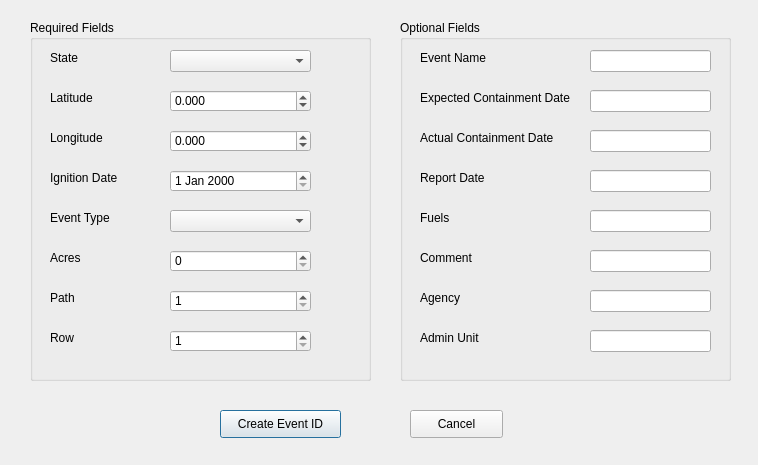
<?xml version="1.0" encoding="UTF-8"?>
<ui version="4.0">
 <class>AddFire</class>
 <widget class="QDialog" name="AddFire">
  <property name="geometry">
   <rect>
    <x>0</x>
    <y>0</y>
    <width>758</width>
    <height>465</height>
   </rect>
  </property>
  <property name="windowTitle">
   <string>Add Fire</string>
  </property>
  <widget class="QGroupBox" name="reqGroupBox">
   <property name="geometry">
    <rect>
     <x>30</x>
     <y>20</y>
     <width>341</width>
     <height>361</height>
    </rect>
   </property>
   <property name="title">
    <string>Required Fields</string>
   </property>
   <widget class="QLabel" name="stateLabel">
    <property name="geometry">
     <rect>
      <x>20</x>
      <y>30</y>
      <width>53</width>
      <height>16</height>
     </rect>
    </property>
    <property name="text">
     <string>State</string>
    </property>
   </widget>
   <widget class="QComboBox" name="stateBox">
    <property name="geometry">
     <rect>
      <x>140</x>
      <y>30</y>
      <width>141</width>
      <height>22</height>
     </rect>
    </property>
   </widget>
   <widget class="QLabel" name="latLabel">
    <property name="geometry">
     <rect>
      <x>20</x>
      <y>70</y>
      <width>53</width>
      <height>16</height>
     </rect>
    </property>
    <property name="text">
     <string>Latitude</string>
    </property>
   </widget>
   <widget class="QLabel" name="longLabel">
    <property name="geometry">
     <rect>
      <x>20</x>
      <y>110</y>
      <width>61</width>
      <height>16</height>
     </rect>
    </property>
    <property name="text">
     <string>Longitude</string>
    </property>
   </widget>
   <widget class="QLabel" name="igDateLabel">
    <property name="geometry">
     <rect>
      <x>20</x>
      <y>150</y>
      <width>81</width>
      <height>16</height>
     </rect>
    </property>
    <property name="text">
     <string>Ignition Date</string>
    </property>
   </widget>
   <widget class="QLabel" name="evtTypeLabel">
    <property name="geometry">
     <rect>
      <x>20</x>
      <y>190</y>
      <width>81</width>
      <height>16</height>
     </rect>
    </property>
    <property name="text">
     <string>Event Type</string>
    </property>
   </widget>
   <widget class="QComboBox" name="eventBox">
    <property name="geometry">
     <rect>
      <x>140</x>
      <y>190</y>
      <width>141</width>
      <height>22</height>
     </rect>
    </property>
   </widget>
   <widget class="QLabel" name="acreLabel">
    <property name="geometry">
     <rect>
      <x>20</x>
      <y>230</y>
      <width>53</width>
      <height>16</height>
     </rect>
    </property>
    <property name="text">
     <string>Acres</string>
    </property>
   </widget>
   <widget class="QLabel" name="pathLabel">
    <property name="geometry">
     <rect>
      <x>20</x>
      <y>270</y>
      <width>53</width>
      <height>16</height>
     </rect>
    </property>
    <property name="text">
     <string>Path</string>
    </property>
   </widget>
   <widget class="QLabel" name="rowLabel">
    <property name="geometry">
     <rect>
      <x>20</x>
      <y>310</y>
      <width>53</width>
      <height>16</height>
     </rect>
    </property>
    <property name="text">
     <string>Row</string>
    </property>
   </widget>
   <widget class="QDateEdit" name="igDateEdit">
    <property name="geometry">
     <rect>
      <x>140</x>
      <y>150</y>
      <width>141</width>
      <height>22</height>
     </rect>
    </property>
   </widget>
   <widget class="QDoubleSpinBox" name="latSpinBox">
    <property name="geometry">
     <rect>
      <x>140</x>
      <y>70</y>
      <width>141</width>
      <height>22</height>
     </rect>
    </property>
    <property name="decimals">
     <number>3</number>
    </property>
    <property name="minimum">
     <double>-80.000000000000000</double>
    </property>
    <property name="maximum">
     <double>80.000000000000000</double>
    </property>
    <property name="singleStep">
     <double>1.000000000000000</double>
    </property>
    <property name="value">
     <double>0.000000000000000</double>
    </property>
   </widget>
   <widget class="QDoubleSpinBox" name="longSpinBox">
    <property name="geometry">
     <rect>
      <x>140</x>
      <y>110</y>
      <width>141</width>
      <height>22</height>
     </rect>
    </property>
    <property name="decimals">
     <number>3</number>
    </property>
    <property name="minimum">
     <double>-180.000000000000000</double>
    </property>
    <property name="maximum">
     <double>180.000000000000000</double>
    </property>
   </widget>
   <widget class="QSpinBox" name="pathSpinBox">
    <property name="geometry">
     <rect>
      <x>140</x>
      <y>270</y>
      <width>141</width>
      <height>22</height>
     </rect>
    </property>
    <property name="minimum">
     <number>1</number>
    </property>
    <property name="maximum">
     <number>251</number>
    </property>
   </widget>
   <widget class="QSpinBox" name="rowSpinBox">
    <property name="geometry">
     <rect>
      <x>140</x>
      <y>310</y>
      <width>141</width>
      <height>22</height>
     </rect>
    </property>
    <property name="minimum">
     <number>1</number>
    </property>
    <property name="maximum">
     <number>122</number>
    </property>
   </widget>
   <widget class="QSpinBox" name="acreSpinBox">
    <property name="geometry">
     <rect>
      <x>140</x>
      <y>230</y>
      <width>141</width>
      <height>22</height>
     </rect>
    </property>
    <property name="maximum">
     <number>999999</number>
    </property>
   </widget>
  </widget>
  <widget class="QGroupBox" name="opGroupBox">
   <property name="geometry">
    <rect>
     <x>400</x>
     <y>20</y>
     <width>331</width>
     <height>361</height>
    </rect>
   </property>
   <property name="title">
    <string>Optional Fields</string>
   </property>
   <widget class="QLabel" name="evtNameLabel">
    <property name="geometry">
     <rect>
      <x>20</x>
      <y>30</y>
      <width>81</width>
      <height>16</height>
     </rect>
    </property>
    <property name="text">
     <string>Event Name</string>
    </property>
   </widget>
   <widget class="QLineEdit" name="nameEdit">
    <property name="geometry">
     <rect>
      <x>190</x>
      <y>30</y>
      <width>121</width>
      <height>22</height>
     </rect>
    </property>
   </widget>
   <widget class="QLabel" name="eContDateLabel">
    <property name="geometry">
     <rect>
      <x>20</x>
      <y>70</y>
      <width>171</width>
      <height>16</height>
     </rect>
    </property>
    <property name="text">
     <string>Expected Containment Date</string>
    </property>
   </widget>
   <widget class="QLineEdit" name="expectedDateEdit">
    <property name="geometry">
     <rect>
      <x>190</x>
      <y>70</y>
      <width>121</width>
      <height>22</height>
     </rect>
    </property>
   </widget>
   <widget class="QLabel" name="aContDateLabel">
    <property name="geometry">
     <rect>
      <x>20</x>
      <y>110</y>
      <width>151</width>
      <height>16</height>
     </rect>
    </property>
    <property name="text">
     <string>Actual Containment Date</string>
    </property>
   </widget>
   <widget class="QLineEdit" name="actualDateEdit">
    <property name="geometry">
     <rect>
      <x>190</x>
      <y>110</y>
      <width>121</width>
      <height>22</height>
     </rect>
    </property>
   </widget>
   <widget class="QLabel" name="fuelLabel">
    <property name="geometry">
     <rect>
      <x>20</x>
      <y>190</y>
      <width>53</width>
      <height>16</height>
     </rect>
    </property>
    <property name="text">
     <string>Fuels</string>
    </property>
   </widget>
   <widget class="QLineEdit" name="reportDateEdit">
    <property name="geometry">
     <rect>
      <x>190</x>
      <y>150</y>
      <width>121</width>
      <height>22</height>
     </rect>
    </property>
   </widget>
   <widget class="QLabel" name="commentLabel">
    <property name="geometry">
     <rect>
      <x>20</x>
      <y>230</y>
      <width>81</width>
      <height>16</height>
     </rect>
    </property>
    <property name="text">
     <string>Comment</string>
    </property>
   </widget>
   <widget class="QLineEdit" name="commentEdit">
    <property name="geometry">
     <rect>
      <x>190</x>
      <y>230</y>
      <width>121</width>
      <height>22</height>
     </rect>
    </property>
   </widget>
   <widget class="QLabel" name="repDateLabel">
    <property name="geometry">
     <rect>
      <x>20</x>
      <y>150</y>
      <width>91</width>
      <height>16</height>
     </rect>
    </property>
    <property name="text">
     <string>Report Date</string>
    </property>
   </widget>
   <widget class="QLineEdit" name="fuelsEdit">
    <property name="geometry">
     <rect>
      <x>190</x>
      <y>190</y>
      <width>121</width>
      <height>22</height>
     </rect>
    </property>
   </widget>
   <widget class="QLabel" name="agencyLabel">
    <property name="geometry">
     <rect>
      <x>20</x>
      <y>270</y>
      <width>53</width>
      <height>16</height>
     </rect>
    </property>
    <property name="text">
     <string>Agency</string>
    </property>
   </widget>
   <widget class="QLabel" name="adminUnitLabel">
    <property name="geometry">
     <rect>
      <x>20</x>
      <y>310</y>
      <width>81</width>
      <height>16</height>
     </rect>
    </property>
    <property name="text">
     <string>Admin Unit</string>
    </property>
   </widget>
   <widget class="QLineEdit" name="agencyEdit">
    <property name="geometry">
     <rect>
      <x>190</x>
      <y>270</y>
      <width>121</width>
      <height>22</height>
     </rect>
    </property>
   </widget>
   <widget class="QLineEdit" name="adminEdit">
    <property name="geometry">
     <rect>
      <x>190</x>
      <y>310</y>
      <width>121</width>
      <height>22</height>
     </rect>
    </property>
   </widget>
  </widget>
  <widget class="QPushButton" name="eventIDButton">
   <property name="geometry">
    <rect>
     <x>220</x>
     <y>410</y>
     <width>121</width>
     <height>28</height>
    </rect>
   </property>
   <property name="text">
    <string>Create Event ID</string>
   </property>
  </widget>
  <widget class="QPushButton" name="cancelButton">
   <property name="geometry">
    <rect>
     <x>410</x>
     <y>410</y>
     <width>93</width>
     <height>28</height>
    </rect>
   </property>
   <property name="text">
    <string>Cancel</string>
   </property>
  </widget>
 </widget>
 <resources/>
 <connections>
  <connection>
   <sender>cancelButton</sender>
   <signal>clicked()</signal>
   <receiver>AddFire</receiver>
   <slot>close()</slot>
   <hints>
    <hint type="sourcelabel">
     <x>456</x>
     <y>423</y>
    </hint>
    <hint type="destinationlabel">
     <x>378</x>
     <y>232</y>
    </hint>
   </hints>
  </connection>
  <connection>
   <sender>eventIDButton</sender>
   <signal>clicked()</signal>
   <receiver>AddFire</receiver>
   <slot>close()</slot>
   <hints>
    <hint type="sourcelabel">
     <x>280</x>
     <y>423</y>
    </hint>
    <hint type="destinationlabel">
     <x>378</x>
     <y>232</y>
    </hint>
   </hints>
  </connection>
 </connections>
</ui>
